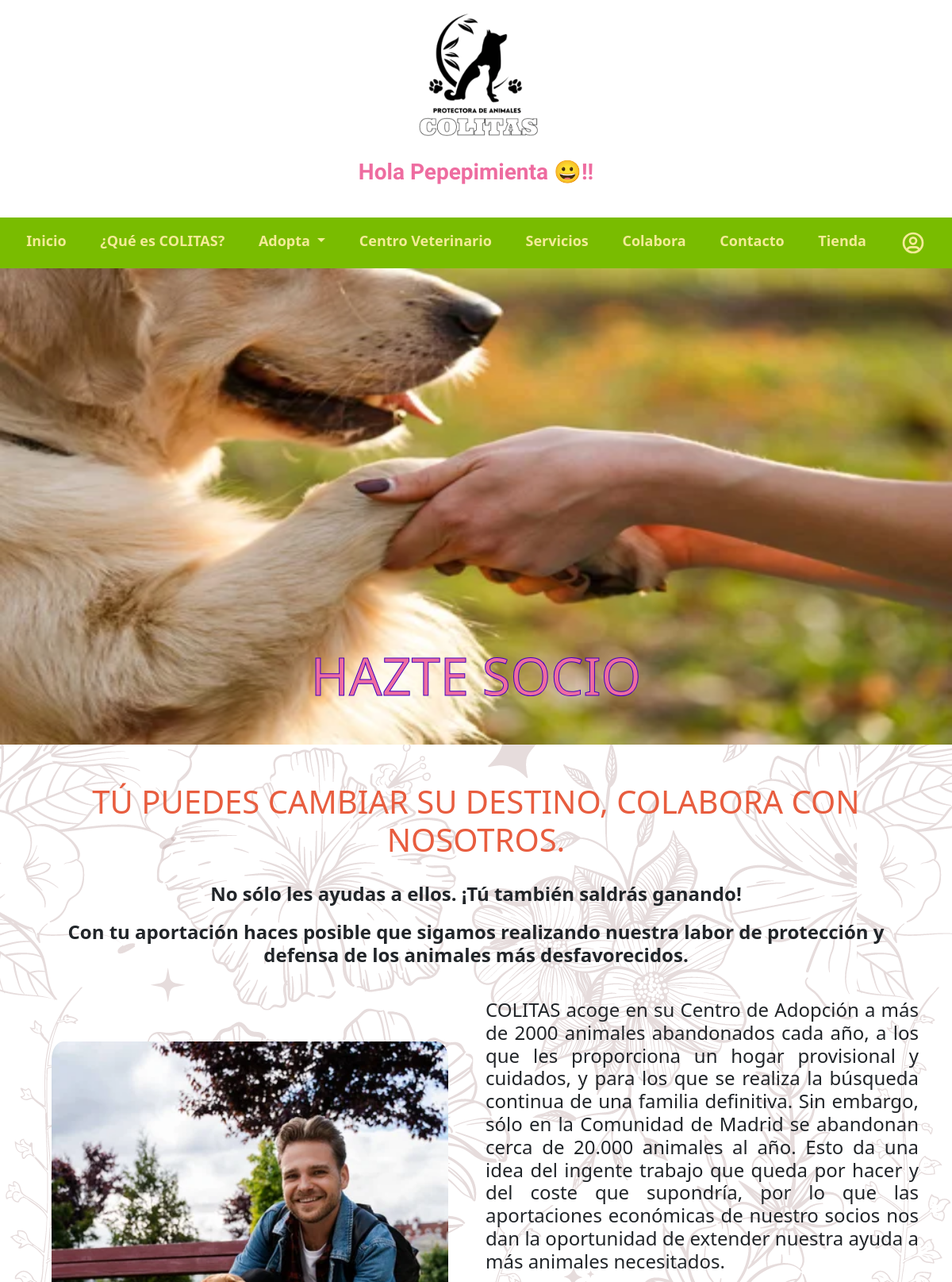
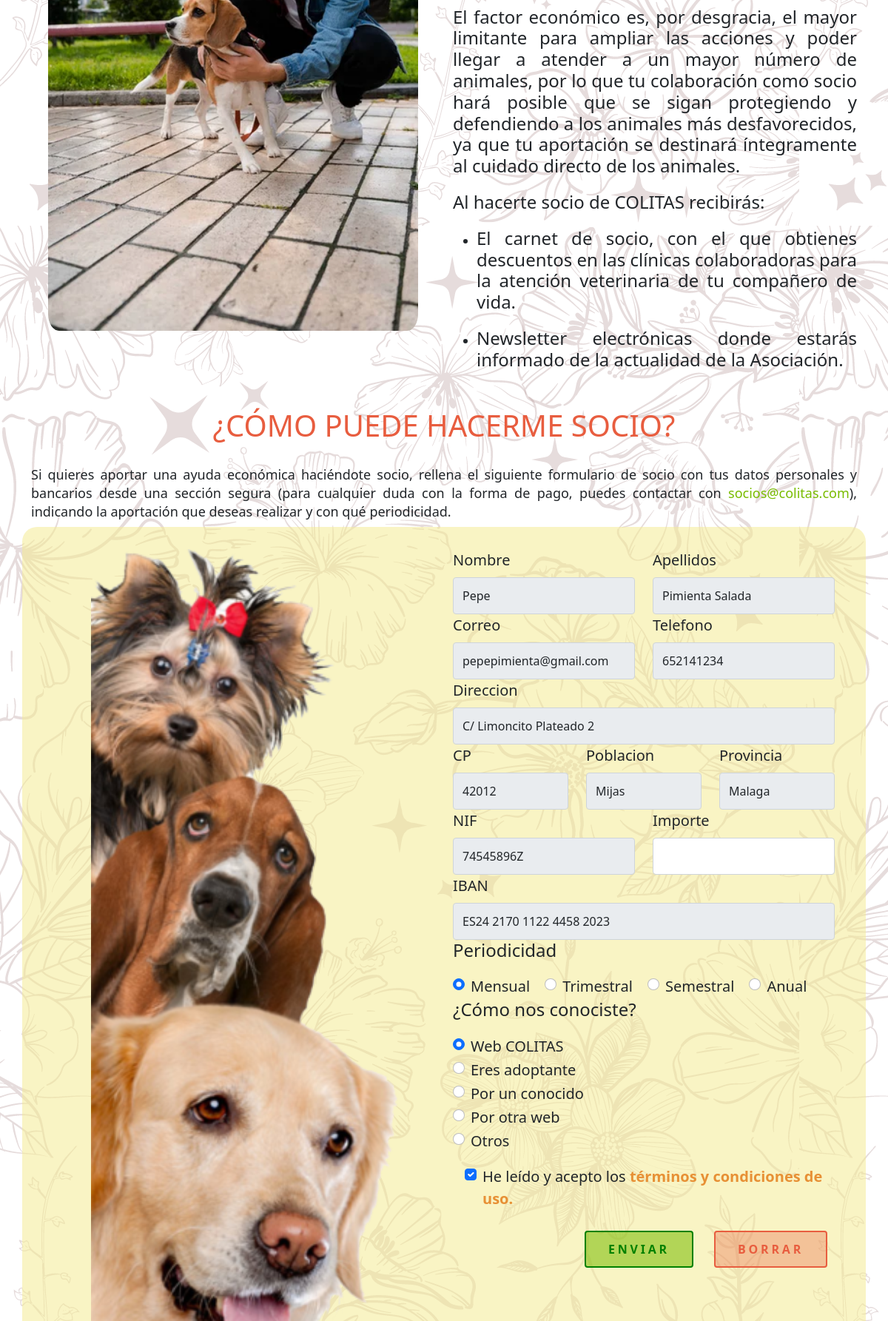
The page /HazteSocio.php (signed in, upper part) on the database its author committed (2 pictures, top to bottom).
### tables this page shows
CREATE TABLE `usuarios` (
  `id_usuario` int(3) NOT NULL,
  `usuario` varchar(20) NOT NULL,
  `contraseña` varchar(20) NOT NULL,
  `nif` varchar(10) NOT NULL,
  `nombres` varchar(30) NOT NULL,
  `apellidos` varchar(50) NOT NULL,
  `correo` varchar(50) NOT NULL,
  `telefono` varchar(20) NOT NULL,
  `direccion` varchar(150) NOT NULL,
  `cp` varchar(5) NOT NULL,
  `poblacion` varchar(50) NOT NULL,
  `provincia` varchar(50) NOT NULL,
  `iban` varchar(24) NOT NULL,
  `id_protectora` int(4) NOT NULL
);

### HazteSocio.php (the view, shortened to what this page needs)
<!DOCTYPE html>
<html>
    <head>
        <link href="https://cdn.jsdelivr.net/npm/bootstrap@5.1.3/dist/css/bootstrap.min.css" rel="stylesheet">
        <link href="style.css" rel="stylesheet">
        <?php include 'BaseDatos/conexion.php' ?>
    </head>
    <body>
        <div class="logo">
            <a class="navbar-brand" href="index.php" title="Inicio">
                <img src="img/logo.png" width="200" height="200">
                <?php if($_SESSION["idusuario"] == 1){ ?>
                    <h3 class="saludo"><?php echo "Hola " . $_SESSION["usuario"] . " &#128526!!"?></h3>
                    <?php }elseif($_SESSION["idusuario"] > 1){ ?>
                    <h3 class="saludo"><?php echo "Hola " . $_SESSION["usuario"] . " &#128512!!"?></h3>
                <?php } ?>
            </a>
        </div>
        <nav class="navbar navbar-expand-lg navbar-dark" style="background-color: #79bc00;">
            <div class="collapse navbar-collapse" id="navbarNavDropdown">
                <div class="container-fluid">
                    <ul class="navbar-nav me-auto my-2 my-lg-0 nav-fill" style="--bs-scroll-height: 100px;">
                        <li class="nav-item">
                            <a class="nav-link" href="index.php">Inicio</a>
                        <li class="nav-item">
                            <a class="nav-link" href="QueEsColitas.php">¿Qué es COLITAS?</a>
                        </li>
                        <li class="nav-item dropdown">
                            <a class="nav-link dropdown-toggle" href="Adopta.html" id="navbarDropdown" role="button" data-bs-toggle="dropdown" aria-expanded="false">
                                Adopta
                            </a>
                        </li>
                        <li class="nav-item">
                            <a class="nav-link" href="CentroVeterinario.php">Centro Veterinario</a>
                        </li>
                        <li class="nav-item">
                            <a class="nav-link" href="Servicios.php">Servicios</a>
                        </li>
                        <li class="nav-item">
                            <a class="nav-link" href="Colabora.php">Colabora</a>
                        </li>
                        <li class="nav-item">
                            <a class="nav-link" href="Contacto.php">Contacto</a>
                        </li>
                        <li class="nav-item">
                            <a class="nav-link" data-bs-toggle="modal" data-bs-target="#modalTienda">Tienda</a>
                        </li>
                        <li class="nav-item">
                            <a class="nav-link" href="Login/login.php">
                            </a>
                        </li>
                    </ul>
                </div>
            </div>
        </nav>
        <div id="carouselIndicators" class="carousel slide cabecera" data-bs-ride="carousel">
            <div class="carousel-inner">
                <div class="carousel-item active fondoc">
                    <img src="img/hazteSocio.jpg"  class="d-block w-80 img-fluid" alt="Donacion">
                    <div class="carousel-caption d-none d-md-block headerColitas">
                        <h2>Hazte socio</h2>
                    </div>
                </div>
            </div>
        </div>
        <div class="container mt-5 mb-4">
            <h1>Tú puedes cambiar su destino, colabora con nosotros.</h1>
            <h4 class="center"><b>No sólo les ayudas a ellos. ¡Tú también saldrás ganando!</b></h4>
            <h4 class="center"><b>Con tu aportación haces posible que sigamos realizando nuestra labor de protección y defensa de los animales más desfavorecidos.</b></h4>
            <div class="row align-items-center">
                <div class="col-md-6">
                    <img src="img/socio1.jpg" width="500px" class="bordes img-fluid">
                </div>
                <div class="col-md-6">
                    <h4>COLITAS acoge en su Centro de Adopción a más de 2000 animales abandonados cada año, a los que les proporciona un hogar provisional y cuidados, y para los que se realiza la búsqueda continua de una familia definitiva. Sin embargo, sólo en la Comunidad de Madrid se abandonan cerca de 20.000 animales al año. Esto da una idea del ingente trabajo que queda por hacer y del coste que supondría, por lo que las aportaciones económicas de nuestro socios nos dan la oportunidad de extender nuestra ayuda a más animales necesitados.</h4>
                    <h4>El factor económico es, por desgracia, el mayor limitante para ampliar las acciones y poder llegar a atender a un mayor número de animales, por lo que tu colaboración como socio hará posible que se sigan protegiendo y defendiendo a los animales más desfavorecidos, ya que tu aportación se destinará íntegramente al cuidado directo de los animales.</h4>
                    <h4>Al hacerte socio de COLITAS recibirás:</h4>
                    <ul>
                        <li><h4>El carnet de socio, con el que obtienes descuentos en las clínicas colaboradoras para la atención veterinaria de tu compañero de vida.</h4></li>
                        <li><h4>Newsletter electrónicas donde estarás informado de la actualidad de la Asociación.</h4></li>
                    </ul>
                </div>
            </div>
            <h1>¿Cómo puede hacerme socio?</h1>
            <h6>Si quieres aportar una ayuda económica haciéndote socio, rellena el siguiente formulario de socio con tus datos personales y bancarios desde una sección segura (para cualquier duda con la forma de pago, puedes contactar con <a href="mailto:cmoratog15@gmail.com">socios@colitas.com</a>), indicando la aportación que deseas realizar y con qué periodicidad.</h6>
            <div class="row haztesocio">
            <?php
                $usuarioSesion = $_SESSION["idusuario"];
                $sentencia = $bd -> query("SELECT * FROM usuarios WHERE id_usuario = $usuarioSesion");
                $usuarios = $sentencia -> fetchAll(PDO::FETCH_OBJ);
                foreach ($usuarios as $datos){
            ?>
                <div class="col-md-6">
                    <img src="img/socio2.png" width="415" class="bordes img-fluid">
                </div>
                <div class="col-md-6">
                <form method="post" action="BaseDatos/insertarSocios.php">
                    <div class="row">
                        <div class="col-md-6">
                            <label for="inputnombre" class="form-label">Nombre</label>
                            <input type="text" class="form-control" id="inputnombre" name="nombreS" value="<?php echo $datos->nombres?>" readonly required>
                        </div>
                        <div class="col-md-6">
                            <label for="inputapellidos" class="form-label">Apellidos</label>
                            <input type="text" class="form-control" id="inputapellidos" name="apellidosS" value="<?php echo $datos->apellidos?>" readonly required>
                        </div>
                        <div class="col-md-6">
                            <label for="inputcorreo" class="form-label">Correo</label>
                            <input type="email" class="form-control" id="inputcorreo" name="correoS" value="<?php echo $datos->correo?>" readonly required>
                        </div>
                        <div class="col-md-6">
                            <label for="inputtelefono" class="form-label">Telefono</label>
                            <input type="tel" class="form-control" id="inputtelefono" name="telefonoS" value="<?php echo $datos->telefono?>" readonly required>
                        </div>
                        <div class="col-md-12">
                            <label for="inputdireccion" class="form-label">Direccion</label>
                            <input type="text" class="form-control" id="inputAinputdireccionddress" name="direccS" value="<?php echo $datos->direccion?>" readonly required>
                        </div>
                        <div class="col-md-4">
                            <label for="inputCP" class="form-label">CP</label>
                            <input type="text" class="form-control" id="inputCP" name="CPS" value="<?php echo $datos->cp?>" readonly required>
                        </div>
                        <div class="col-md-4">
                            <label for="inputPoblacion" class="form-label">Poblacion</label>
                            <input type="text" class="form-control" id="inputPoblacion" name="poblacionS" value="<?php echo $datos->poblacion?>" readonly required>
                        </div>
                        <div class="col-md-4">
                            <label for="inputProvincia" class="form-label">Provincia</label>
                            <input type="text" class="form-control" id="inputProvincia" name="provinciaS" value="<?php echo $datos->provincia?>" readonly required>
                        </div>
                        <div class="col-md-6">
                            <label for="inputNIF" class="form-label">NIF</label>
                            <input type="text" class="form-control" id="inputNIF" name="NIFS" value="<?php echo $datos->nif?>" readonly required>
                        </div>
                        <div class="col-md-6">
                            <label for="inputimporte" class="form-label">Importe</label>
                            <input type="text" class="form-control" id="inputimporte" name="importeS" required>
                        </div>
                        <div class="col-md-12">
                            <label for="inputIBAN" class="form-label">IBAN</label>
                            <input type="text" class="form-control" id="inputIBAN" name="IBANS" value="<?php echo $datos->iban?>" readonly required>
                        </div>
                        <h4>Periodicidad</h4>
                        <div class="radios">
                            <div class="form-check form-check-inline">
                                <input class="form-check-input" type="radio" name="PeriodicidadS" id="PeriodicidadR1" value="Mensual" checked>
                                <label class="form-check-label" for="PeriodicidadR1">
                                    Mensual
                                </label>
                            </div>
                            <div class="form-check form-check-inline">
                                <input class="form-check-input" type="radio" name="PeriodicidadS" id="PeriodicidadR2" value="Trimestral">
                                <label class="form-check-label" for="PeriodicidadR2">
                                    Trimestral
                                </label>
                            </div>
                            <div class="form-check form-check-inline">
                                <input class="form-check-input" type="radio" name="PeriodicidadS" id="PeriodicidadR3" value="Semestral">
                                <label class="form-check-label" for="PeriodicidadR3">
                                    Semestral
                                </label>
                            </div>
                            <div class="form-check form-check-inline">
                                <input class="form-check-input" type="radio" name="PeriodicidadS" id="PeriodicidadR4" value="Anual">
                                <label class="form-check-label" for="PeriodicidadR4">
                                    Anual
                                </label>
                            </div>
                        </div>
                        <h4>¿Cómo nos conociste?</h4>
                        <div class="radios">
                            <div class="form-check">
                                <input class="form-check-input" type="radio" name="conocer" id="conocer1" checked>
                                <label class="form-check-label" for="conocer1">
                                    Web COLITAS
                                </label>
                            </div>
                            <div class="form-check">
                                <input class="form-check-input" type="radio" name="conocer" id="conocer2">
                                <label class="form-check-label" for="conocer2">
                                    Eres adoptante
                                </label>
                            </div>
                            <div class="form-check">
                                <input class="form-check-input" type="radio" name="conocer" id="conocer3">
                                <label class="form-check-label" for="conocer3">
                                    Por un conocido
                                </label>
                            </div>
                            <div class="form-check">
                                <input class="form-check-input" type="radio" name="conocer" id="conocer4">
                                <label class="form-check-label" for="conocer4">
                                    Por otra web
                                </label>
                            </div>
                            <div class="form-check">
                                <input class="form-check-input" type="radio" name="conocer" id="conocer5">
                                <label class="form-check-label" for="conocer5">
                                    Otros
                                </label>
                            </div>
                        </div>
                        <div class="col-md-12 m-3">
                            <div class="form-check">
                                <input class="form-check-input" type="checkbox" value="true" id="invalidCheck" name="politicaS" checked required>
                                <label class="form-check-label" for="invalidCheck">
                                    He leído y acepto los <b><a href="documentacion/Terminos y condiciones de uso.pdf" download="erminos y condiciones de uso">términos y condiciones de uso.</a></b>
                                </label>
                            </div>
                        </div>
                        <div class="col-md-12">
                            <div class="d-grid gap-2 d-md-flex justify-content-md-end">
                                <input class="btn botonEnviar" type="submit" value="Enviar">
                                <input class="btn botonBorrar" type="reset" value="Borrar">
                            </div>
                        </div>
                    </div>
                    <?php } ?>
                </form>
                </div>
            </div>
        </div>
</body>
</html>

### rows shown on the page
usuarios: nombreS "Pepe", apellidosS "Pimienta Salada", correoS "pepepimienta@gmail.com", telefonoS "652141234", direccS "C/ Limoncito Plateado 2", CPS "42012", poblacionS "Mijas", provinciaS "Malaga", NIFS "74545896Z", IBANS "ES24 2170 1122 4458 2023"

### other values the page prints
$_SESSION["usuario"] "Pepepimienta"
